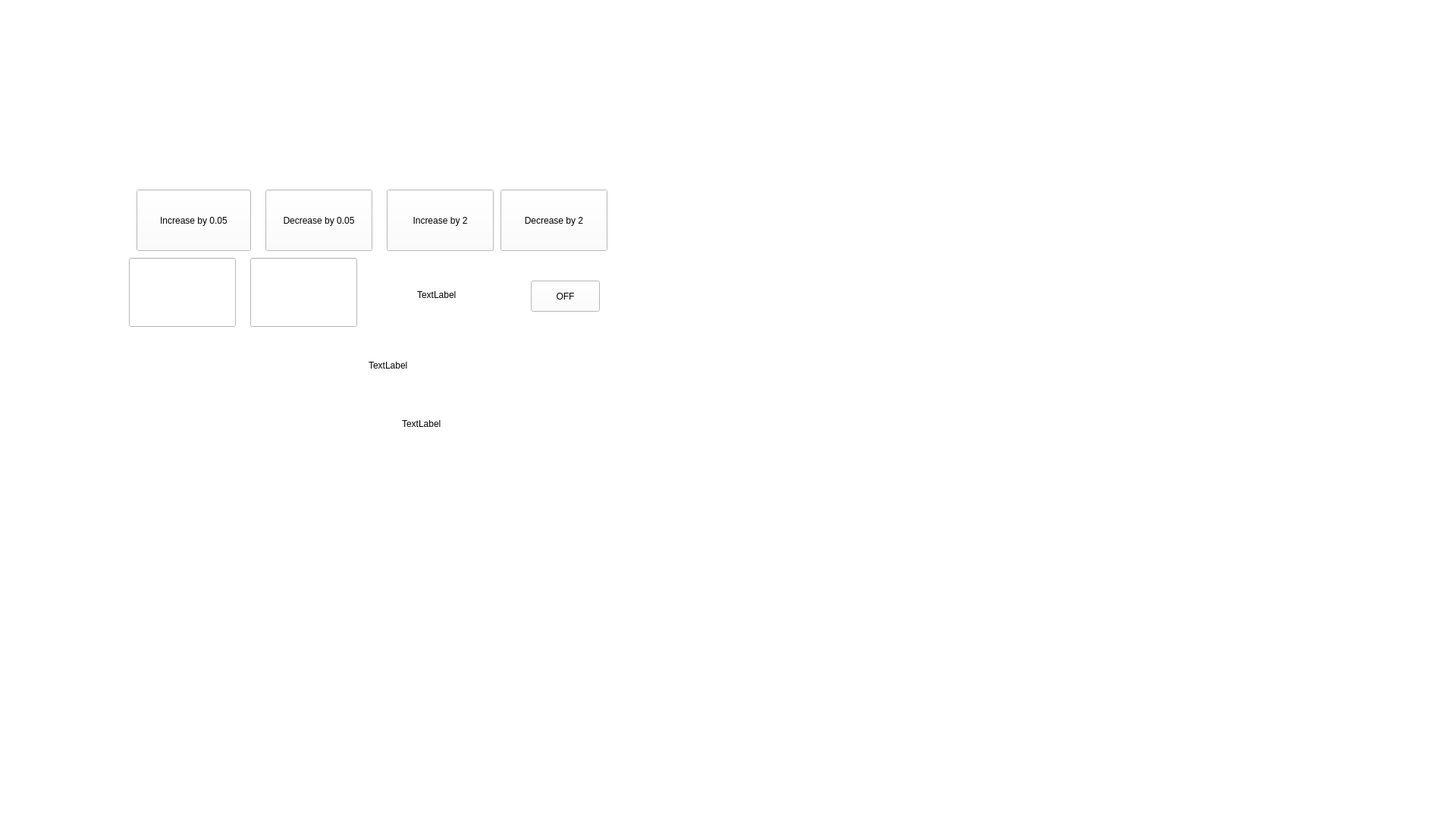
<?xml version="1.0" encoding="UTF-8"?>
<ui version="4.0">
 <class>MainWindow</class>
 <widget class="QMainWindow" name="MainWindow">
  <property name="geometry">
   <rect>
    <x>0</x>
    <y>0</y>
    <width>1920</width>
    <height>1080</height>
   </rect>
  </property>
  <property name="windowTitle">
   <string>MainWindow</string>
  </property>
  <property name="styleSheet">
   <string notr="true">background-color: rgb(255, 255, 255);</string>
  </property>
  <widget class="QWidget" name="centralwidget">
   <widget class="QPushButton" name="pushButton">
    <property name="geometry">
     <rect>
      <x>700</x>
      <y>370</y>
      <width>91</width>
      <height>41</height>
     </rect>
    </property>
    <property name="text">
     <string>OFF</string>
    </property>
   </widget>
   <widget class="QPushButton" name="pushButton_2">
    <property name="geometry">
     <rect>
      <x>180</x>
      <y>250</y>
      <width>151</width>
      <height>81</height>
     </rect>
    </property>
    <property name="text">
     <string>Increase by 0.05</string>
    </property>
   </widget>
   <widget class="QPushButton" name="pushButton_3">
    <property name="geometry">
     <rect>
      <x>350</x>
      <y>250</y>
      <width>141</width>
      <height>81</height>
     </rect>
    </property>
    <property name="text">
     <string>Decrease by 0.05</string>
    </property>
   </widget>
   <widget class="QPushButton" name="pushButton_4">
    <property name="geometry">
     <rect>
      <x>510</x>
      <y>250</y>
      <width>141</width>
      <height>81</height>
     </rect>
    </property>
    <property name="text">
     <string>Increase by 2</string>
    </property>
   </widget>
   <widget class="QPushButton" name="pushButton_5">
    <property name="geometry">
     <rect>
      <x>660</x>
      <y>250</y>
      <width>141</width>
      <height>81</height>
     </rect>
    </property>
    <property name="text">
     <string>Decrease by 2</string>
    </property>
   </widget>
   <widget class="QLineEdit" name="lineEdit">
    <property name="geometry">
     <rect>
      <x>170</x>
      <y>340</y>
      <width>141</width>
      <height>91</height>
     </rect>
    </property>
   </widget>
   <widget class="QLineEdit" name="lineEdit_2">
    <property name="geometry">
     <rect>
      <x>330</x>
      <y>340</y>
      <width>141</width>
      <height>91</height>
     </rect>
    </property>
   </widget>
   <widget class="QLabel" name="label">
    <property name="geometry">
     <rect>
      <x>550</x>
      <y>380</y>
      <width>67</width>
      <height>17</height>
     </rect>
    </property>
    <property name="text">
     <string>TextLabel</string>
    </property>
   </widget>
   <widget class="QLabel" name="label_2">
    <property name="geometry">
     <rect>
      <x>486</x>
      <y>466</y>
      <width>131</width>
      <height>31</height>
     </rect>
    </property>
    <property name="text">
     <string>TextLabel</string>
    </property>
   </widget>
   <widget class="QLabel" name="label_3">
    <property name="geometry">
     <rect>
      <x>530</x>
      <y>550</y>
      <width>67</width>
      <height>17</height>
     </rect>
    </property>
    <property name="text">
     <string>TextLabel</string>
    </property>
   </widget>
  </widget>
 </widget>
 <resources/>
 <connections/>
</ui>
